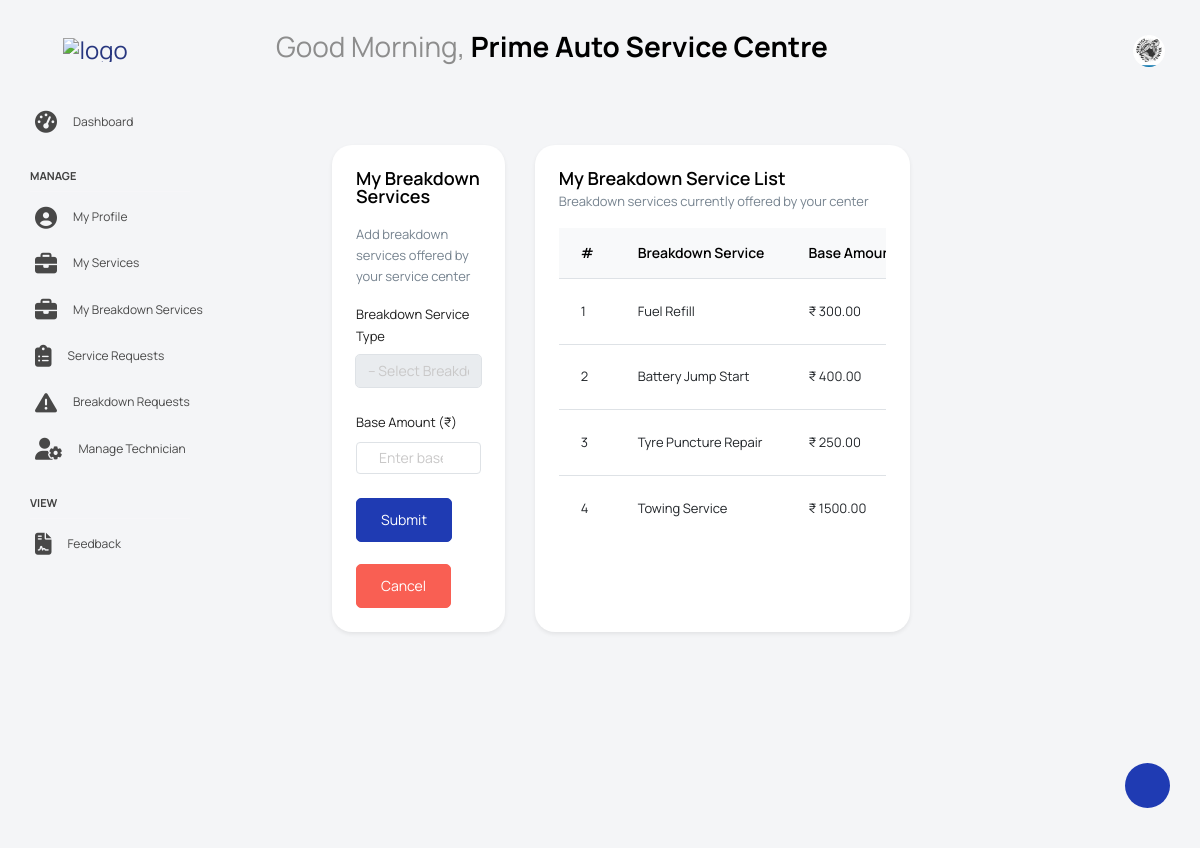
Screenshot of /ServiceCenter/my-breakdown-services/ (signed in) with the database file from the repository.
### Guest/models.py (models this page shows)
class tbl_servicecenter(models.Model):
    servicecenter_name=models.CharField(max_length=50)
    servicecenter_email=models.CharField(max_length=50)
    servicecenter_contact=models.CharField(max_length=50)
    servicecenter_address=models.CharField(max_length=50)
    servicecenter_logo=models.FileField(upload_to='Assets/ServicecenterDocs/')
    servicecenter_license=models.FileField(upload_to='Assets/ServicecenterDocs/')
    servicecenter_password=models.CharField(max_length=50)
    servicecenter_status=models.IntegerField(default=0)
    servicecenter_regdate=models.DateField(auto_now_add=True)
    place=models.ForeignKey(tbl_place,on_delete=models.CASCADE)

### ServiceCenter/models.py (models this page shows)
class tbl_servicecenter_breakdown_services(models.Model):
    servicecenter = models.ForeignKey(tbl_servicecenter,on_delete=models.CASCADE)
    servicetype = models.ForeignKey(tbl_breakdown_servicetype,on_delete=models.CASCADE)
    base_amount = models.DecimalField(max_digits=10, decimal_places=2)

### Admin/models.py (models this page shows)
class tbl_breakdown_servicetype(models.Model):
    servicetype_name = models.CharField(max_length=100)

### ServiceCenter/views.py (the view, shortened to what this page needs)
# urls.py: path('my-breakdown-services/', views.my_breakdown_services, name='my_breakdown_services'),
def my_breakdown_services(request):
    if 'cid' not in request.session:
        return redirect("Guest:Login")
    servicetypes = tbl_breakdown_servicetype.objects.all()
    myservices = tbl_servicecenter_breakdown_services.objects.filter(servicecenter=request.session['cid'])
    servicecenter=tbl_servicecenter.objects.get(id=request.session['cid'])
    return render(request,"ServiceCenter/MyBreakdownServices.html",
        {
            'data': servicetypes,
            'myservices': myservices,'Data': servicecenter
        }
    )

### ServiceCenter/templates/ServiceCenter/MyBreakdownServices.html (shortened to what this page needs)
{% extends 'ServiceCenter/Head_service.html' %}
{% block content %}
<div class="main-panel">
  <div class="content-wrapper">
    <div class="row">
      <div class="col-md-4 grid-margin stretch-card">
        <div class="card shadow-sm">
          <div class="card-body">
            <h4 class="card-title">My Breakdown Services</h4>
            <p class="card-description mb-3">
              Add breakdown services offered by your service center
            </p>
            <form method="post" class="forms-sample">
              <div class="form-group">
                <label for="sel_servicetype">Breakdown Service Type</label>
                <select class="form-control"
                        name="sel_servicetype"
                        id="sel_servicetype"
                        required>
                  <option value="">-- Select Breakdown Service --</option>
                </select>
              </div>
              <div class="form-group">
                <label for="base_amount">Base Amount (₹)</label>
                <input type="number"
                       class="form-control"
                       name="base_amount"
                       id="base_amount"
                       min="0"
                       step="0.01"
                       placeholder="Enter base price"
                       value="{{ editservice.base_amount|default:'' }}"
                       required>
              </div>
              <div class="mt-3">
                <button type="submit" class="btn btn-primary me-2">
                  Submit
                </button>
                <br><br>
                <a href="{% url 'ServiceCenter:my_breakdown_services' %}"
                   class="btn btn-danger">
                  Cancel
                </a>
              </div>
            </form>
          </div>
        </div>
      </div>
      <div class="col-md-8 grid-margin stretch-card">
        <div class="card shadow-sm">
          <div class="card-body">
            <div class="d-flex align-items-center justify-content-between mb-3">
              <div>
                <h4 class="card-title mb-1">My Breakdown Service List</h4>
                <p class="card-description mb-0">
                  Breakdown services currently offered by your center
                </p>
              </div>
            </div>
            <div class="table-responsive">
              <table class="table table-hover align-middle">
                <thead class="table-light">
                  <tr>
                    <th style="width:70px;">#</th>
                    <th>Breakdown Service</th>
                    <th>Base Amount (₹)</th>
                  </tr>
                </thead>
                <tbody>
                  {% for i in myservices %}
                  <tr>
                    <td>{{ forloop.counter }}</td>
                    <td>{{ i.servicetype.servicetype_name }}</td>
                    <td>₹ {{ i.base_amount }}</td>
                  </tr>
                  {% endfor %}
                </tbody>
              </table>
            </div>
          </div>
        </div>
      </div>
    </div>
  </div>
</div>
{% endblock content %}

### ServiceCenter/templates/ServiceCenter/Head_service.html (shortened to what this page needs)
{% load static %}
<!DOCTYPE html>
<html lang="en">
<head>
  <link rel="stylesheet" href="{% static 'ServiceCenter/vendors/feather/feather.css' %}">
  <link rel="stylesheet" href="{% static 'ServiceCenter/vendors/mdi/css/materialdesignicons.min.css' %}">
  <link rel="stylesheet" href="{% static 'ServiceCenter/vendors/ti-icons/css/themify-icons.css' %}">
  <link rel="stylesheet" href="{% static 'ServiceCenter/vendors/typicons/typicons.css' %}">
  <link rel="stylesheet" href="{% static 'ServiceCenter/vendors/simple-line-icons/css/simple-line-icons.css' %}">
  <link rel="stylesheet" href="{% static 'ServiceCenter/vendors/css/vendor.bundle.base.css' %}">
  <link rel="stylesheet" href="{% static 'ServiceCenter/vendors/datatables.net-bs4/dataTables.bootstrap4.css' %}">
  <link rel="stylesheet" href="{% static 'ServiceCenter/js/select.dataTables.min.css' %}">
  <link rel="stylesheet" href="{% static 'ServiceCenter/css/vertical-layout-light/style.css' %}">
  <link rel="stylesheet" href="https://cdnjs.cloudflare.com/ajax/libs/font-awesome/6.5.0/css/all.min.css">
</head>
<body>
<div class="container-scroller">
  <nav class="navbar default-layout col-lg-12 col-12 p-0 fixed-top d-flex align-items-top flex-row">
    <div class="text-center navbar-brand-wrapper d-flex align-items-center justify-content-start">
      <div class="me-3">
        <button class="navbar-toggler navbar-toggler align-self-center" type="button" data-bs-toggle="minimize">
          <span class="icon-menu"></span>
        </button>
      </div>
      <div>
        <a class="navbar-brand brand-logo" href="{% url 'ServiceCenter:HomePage' %}">
          <img src="{% static 'ServiceCenter/images/GarageLive_logo.png' %}" alt="logo">
        </a>
      </div>
    </div>
    <div class="navbar-menu-wrapper d-flex align-items-top">
      <ul class="navbar-nav">
        <li class="nav-item font-weight-semibold ms-0">
          <h1 class="welcome-text">
            <span id="greeting"></span>,
            <span class="text-black fw-bold">{{ Data.servicecenter_name }}</span>
          </h1>
        </li>
      </ul>
      <ul class="navbar-nav ms-auto">
        <li class="nav-item dropdown user-dropdown">
          <a class="nav-link" id="UserDropdown" href="#" data-bs-toggle="dropdown" aria-expanded="false">
            <img class="img-xs rounded-circle" src="{{ Data.servicecenter_logo.url }}" alt="Profile image">
          </a>
        </li>
      </ul>
    </div>
  </nav>
  <div class="container-fluid page-body-wrapper">
    <div class="theme-setting-wrapper">
      <div id="settings-trigger"><i class="ti-settings"></i></div>
    </div>
    <nav class="sidebar sidebar-offcanvas" id="sidebar">
      <ul class="nav">
        <li class="nav-item">
          <a class="nav-link" href="{% url 'ServiceCenter:HomePage' %}">
            <i class="menu-icon fa-solid fa-tachometer-alt"></i>
            <span class="menu-title">Dashboard</span>
          </a>
        </li>
        <li class="nav-item nav-category">Manage</li>
        <li class="nav-item">
          <a class="nav-link" href="{% url 'ServiceCenter:profile' %}">
            <i class="menu-icon fa-solid fa-user-circle"></i>
            <span class="menu-title">My Profile</span>
          </a>
        </li>
        <li class="nav-item">
          <a class="nav-link" href="{% url 'ServiceCenter:myservices' %}">
            <i class="menu-icon fa-solid fa-briefcase"></i>
            <span class="menu-title">My Services</span>
          </a>
        </li>
         <li class="nav-item">
            <a class="nav-link" href="{% url 'ServiceCenter:my_breakdown_services' %}">
              <i class="menu-icon fa-solid fa-briefcase"></i>
              <span class="menu-title">My Breakdown Services</span>
            </a>
          </li>
        <li class="nav-item">
          <a class="nav-link" href="{% url 'ServiceCenter:service_request' %}">
            <i class="menu-icon fa-solid fa-clipboard-list"></i>
            <span class="menu-title">Service Requests</span>
          </a>
        </li>
          <li class="nav-item">
            <a class="nav-link" href="{% url 'ServiceCenter:breakdownrequest' %}">
              <i class="menu-icon fa-solid - fa-triangle-exclamation"></i>
              <span class="menu-title">Breakdown Requests</span>
            </a>
          </li>
           <li class="nav-item">
          <a class="nav-link" href="{% url 'ServiceCenter:technician' %}">
            <i class="menu-icon fa-solid fa-user-cog"></i>
            <span class="menu-title">Manage Technician</span>
          </a>
        </li>
        <li class="nav-item nav-category">View</li>
          <li class="nav-item">
            <a class="nav-link" href="{% url 'ServiceCenter:view_feedback' %}">
              <i class="menu-icon fa-solid fa-file-contract"></i>
              <span class="menu-title">Feedback</span>
            </a>
          </li>
      </ul>
    </nav>
    <div class="main-panel">
      <div class="content-wrapper">
        {% block content %}
        {% endblock content %}
      </div>
    </div>
  </div>
</div>
</body>
</html>

### rows the page displays
tbl_servicecenter: servicecenter_name "Prime Auto Service Centre", servicecenter_logo (picture)
tbl_servicecenter_breakdown_services: servicetype.servicetype_name "Fuel Refill", base_amount "300.00"
tbl_servicecenter_breakdown_services: servicetype.servicetype_name "Battery Jump Start", base_amount "400.00"
tbl_servicecenter_breakdown_services: servicetype.servicetype_name "Tyre Puncture Repair", base_amount "250.00"
tbl_servicecenter_breakdown_services: servicetype.servicetype_name "Towing Service", base_amount "1500.00"
